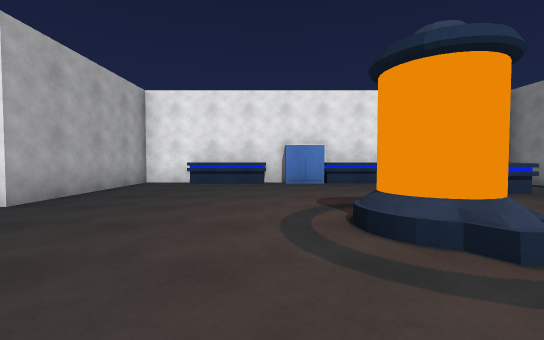
View 1 (above)

12 first-person views from a walk through a scene from a Unity 3-D project. The camera is 1.2 m above the floor, tilts 2° down and sees 90° across. The floor is counted in squares, 2 m on a side. Each view is taken from the middle of a square. On the plan, view 1 faces up. The plan holds only what a view shows up to about 9 squares ahead; the rest is blank. The place goes on beyond the plan. The player is left out. Some animated figures are left out.

View 2
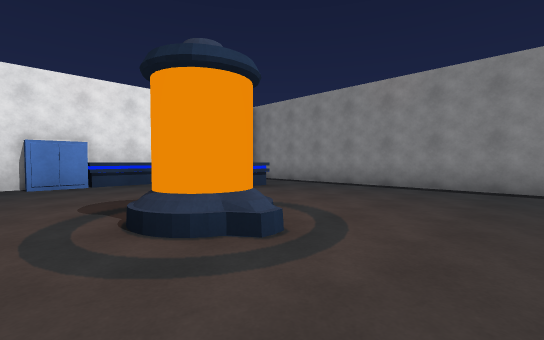

View 3
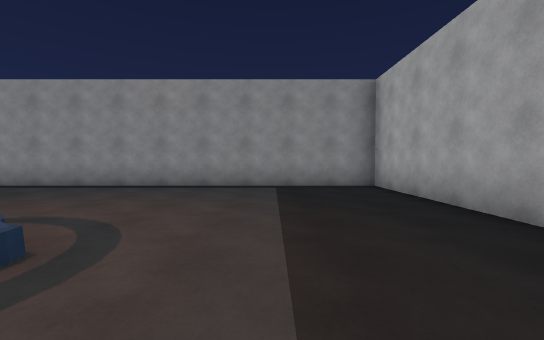

View 4
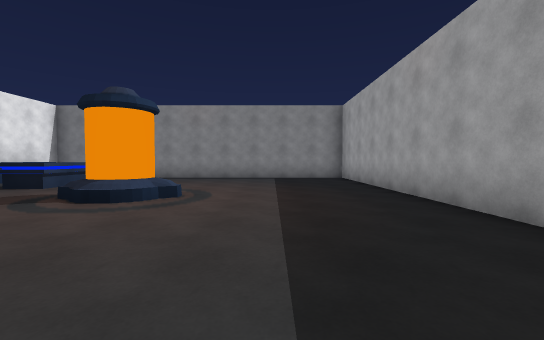

View 5
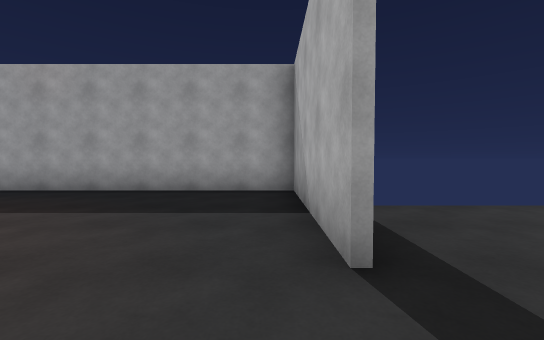

View 6
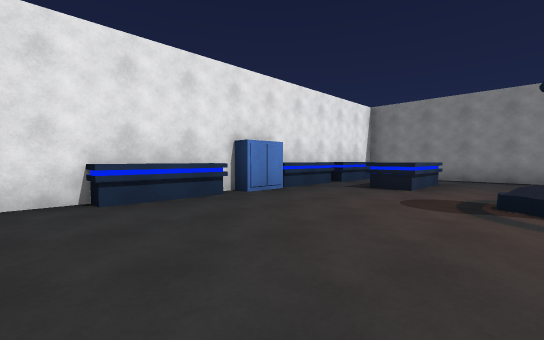

View 7
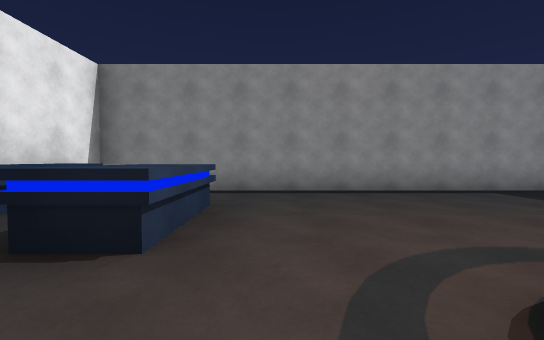

View 8
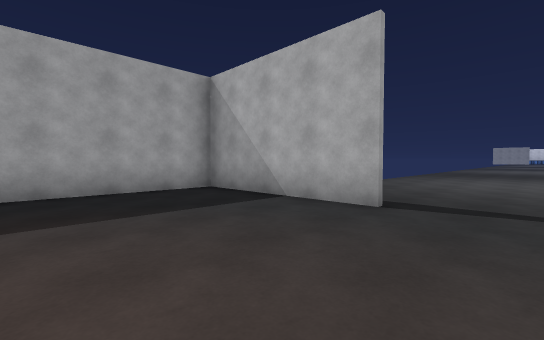

View 9
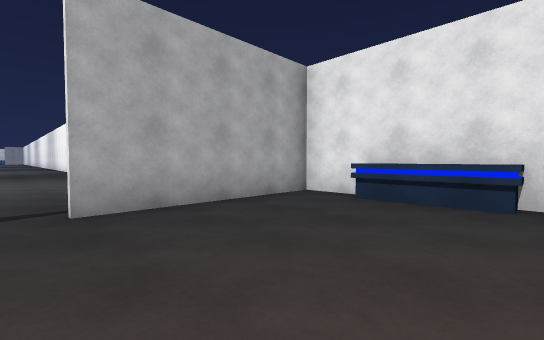

View 10
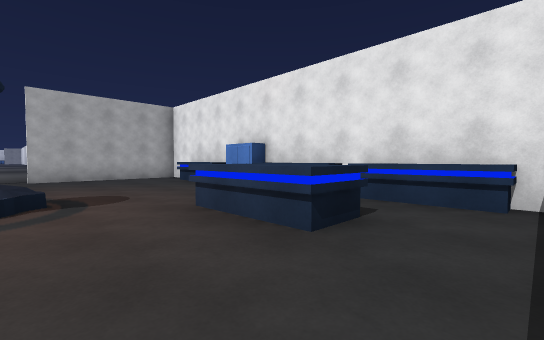

View 11
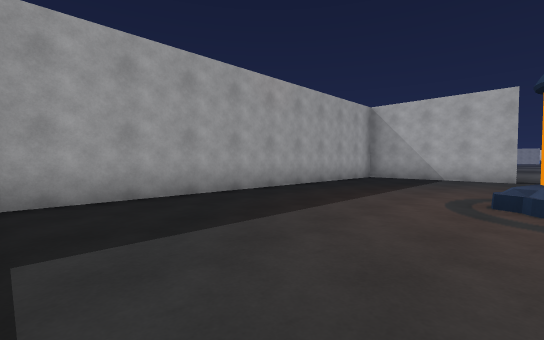

View 12
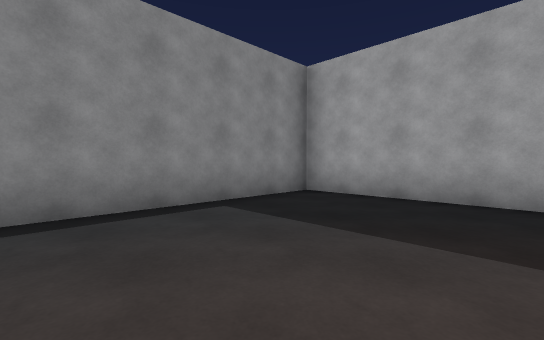

### Floor plan
Points are (right, up) in squares from view 1. A wall is a line through its corners. A room is listed if a view was taken in it or the views show most of it. See-through windows are left out.
Room 1 (views 1, 2, 3, 4, 5, 6, 7, 8, 9, 10, 11, 12)
walls: (3.5, 7) (1.4, 7); (-3.4, 1.6) (-3.4, -2.4) (6.4, -2.4) (6.4, 7.4) (-3.4, 7.4) (-3.4, 3.5); (-0.2, 7.5) (-0.2, 7) (-2.1, 7) (-2.1, 7.5); (5.8, 7.5) (5.8, 7) (3.8, 7)
ways out: opening at (-4, 2.5)
objects: cabinet (1, 7); other object (2, 2); other object (3, 5) to (4, 5)

Positions as (right, up) in squares from view 1, and headings:
1: (0, 0), facing up
2: (0, 0), facing up-right
3: (0, 0), facing right
4: (-3, 0), facing right
5: (-3, 3), facing down
6: (-3, 3), facing up-right
7: (1, 4), facing right
8: (0, 3), facing down-left
9: (0, 3), facing up-left
10: (6, 3), facing up-left
11: (6, 2), facing down-left
12: (3, 2), facing down-right
